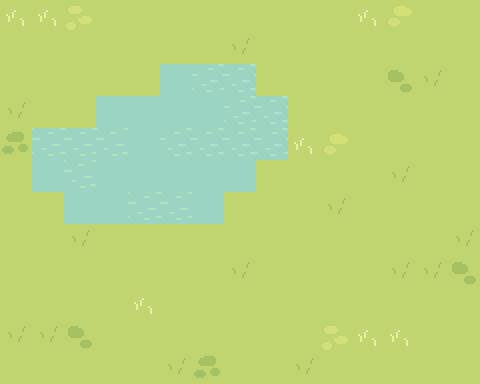

A 2D game scene composited from a Tiled map and its tileset images. What follows is a short description and the map's XML, with every tile layer's data as written:
An orthogonal 15x12 tile map with 32x32 px tiles, 1 tile layer (Tile Layer 1).

<map version="1.10" tiledversion="1.11.2" orientation="orthogonal" renderorder="right-down" width="15" height="12" tilewidth="32" tileheight="32" infinite="0" nextlayerid="2" nextobjectid="1">
 <tileset firstgid="1" source="TilesetBase.tsx" />
 <layer id="1" name="Tile Layer 1" width="15" height="12">
  <data encoding="csv">
7,7,10,18,18,18,18,18,18,18,18,7,11,18,18,
18,18,18,18,18,18,18,1,18,18,18,18,18,18,18,
18,18,18,18,18,17,16,13,18,18,18,18,4,1,18,
1,18,18,17,17,17,17,16,13,18,18,18,18,18,18,
5,15,15,14,17,13,13,13,16,7,11,18,18,18,18,
18,17,14,17,17,17,17,17,18,18,18,18,1,18,18,
18,18,17,17,15,15,17,18,18,18,1,18,18,18,18,
18,18,1,18,18,18,18,18,18,18,18,18,18,18,1,
18,18,18,18,18,18,18,1,18,18,18,18,1,1,4,
18,18,18,18,7,18,18,18,18,18,18,18,18,18,18,
1,1,4,18,18,18,18,18,18,18,10,7,7,18,18,
18,18,18,18,18,1,5,18,18,1,18,18,18,18,18
</data>
 </layer>
</map>
